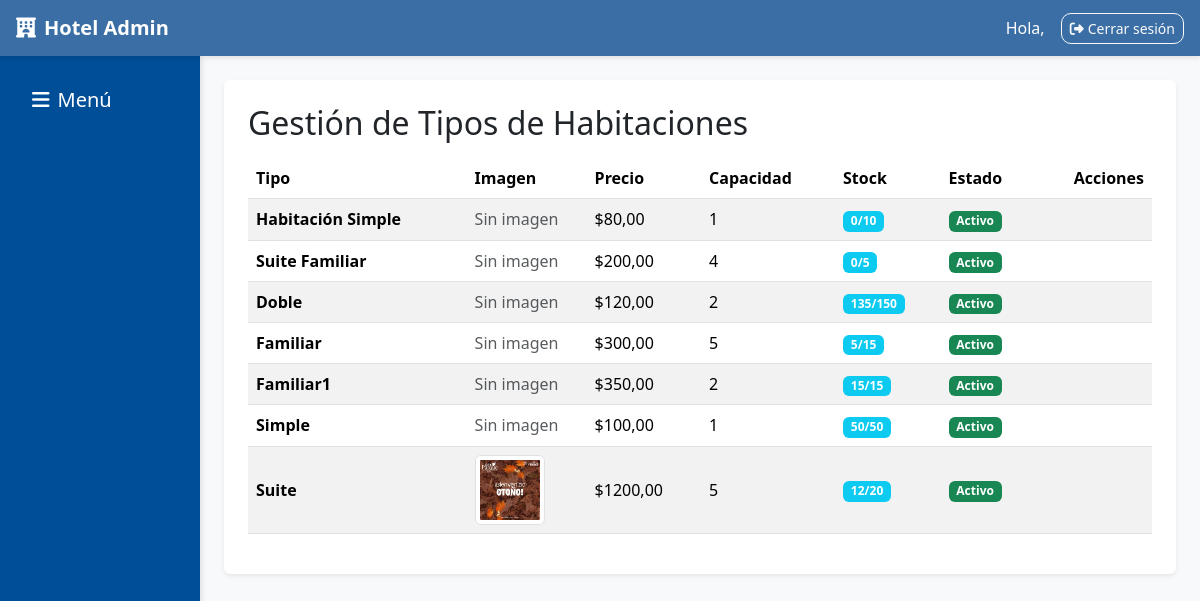
Page /habitaciones/admin/habitaciones/ on the earlier database version.
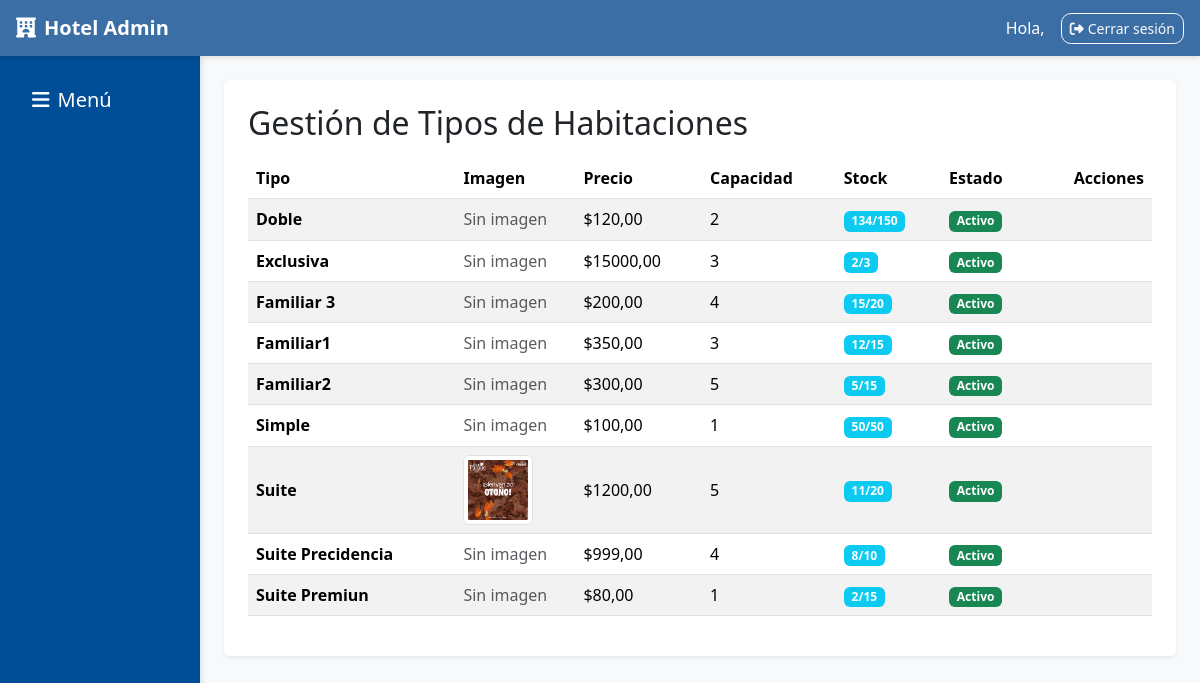
Same page on the later database version.
### habitaciones/models.py (models this page shows, shortened)
class TipoHabitacion(models.Model):
    nombre = models.CharField(max_length=100, unique=True)
    precio = models.DecimalField(max_digits=10, decimal_places=2)
    capacidad = models.PositiveIntegerField(default=1)
    stock_total = models.PositiveIntegerField(default=0, help_text="Cantidad total de habitaciones de este tipo")
    stock_disponible = models.PositiveIntegerField(default=0, help_text="Cantidad disponible para reservar")
    descripcion = models.TextField(blank=True, null=True)
    imagen = models.ImageField(upload_to='tipos_habitaciones/', blank=True, null=True)
    activo = models.BooleanField(default=True)
    class Meta:
        verbose_name = "Tipo de Habitación"
        verbose_name_plural = "Tipos de Habitaciones"

### habitaciones/views.py (the view)
# urls.py: path('admin/habitaciones/', views.admin_habitaciones_list, name='habitaciones_list'),
def admin_habitaciones_list(request):
    tipos = TipoHabitacion.objects.all().order_by('nombre')
    return render(request, 'administracion/habitaciones_list.html', {'tipos': tipos})

### administracion/permissions.py (called while the page is built, shortened)
def permisos_context(request):
    return {}

### administracion/templates/administracion/habitaciones_list.html (shortened to what this page needs)
{% extends "administracion/base_admin.html" %}
{% block content %}
<div class="d-flex justify-content-between align-items-center mb-3">
  <h2 class="mb-0">Gestión de Tipos de Habitaciones</h2>
  </div>
<div class="table-responsive">
  <table class="table table-striped align-middle">
    <thead>
      <tr>
        <th>Tipo</th>
        <th>Imagen</th>
        <th>Precio</th>
        <th>Capacidad</th>
        <th>Stock</th>
        <th>Estado</th>
        <th class="text-end">Acciones</th>
      </tr>
    </thead>
    <tbody>
      {% for t in tipos %}
      <tr>
        <td><strong>{{ t.nombre|title }}</strong></td>
        <td style="width:120px">
          {% if t.imagen %}
            <img src="{{ t.imagen.url }}" alt="{{ t.nombre }}" class="img-thumbnail" style="max-height:70px; object-fit:cover;">
          {% else %}
            <span class="text-muted">Sin imagen</span>
          {% endif %}
        </td>
        <td>${{ t.precio }}</td>
        <td>{{ t.capacidad }}</td>
        <td>
          <span class="badge bg-info">{{ t.stock_disponible }}/{{ t.stock_total }}</span>
        </td>
        <td>
          {% if t.activo %}
            <span class="badge bg-success">Activo</span>
          {% else %}
            <span class="badge bg-secondary">Inactivo</span>
          {% endif %}
        </td>
        <td class="text-end">
        </td>
      </tr>
      {% empty %}
      <tr><td colspan="7" class="text-center text-muted">No hay tipos de habitación.</td></tr>
      {% endfor %}
    </tbody>
  </table>
</div>
{% endblock %}

### administracion/templates/administracion/base_admin.html (shortened to what this page needs)
{% load static %}
<!DOCTYPE html>
<html lang="es">
<head>
  <link href="https://cdn.jsdelivr.net/npm/bootstrap@5.3.3/dist/css/bootstrap.min.css" rel="stylesheet">
  <link rel="stylesheet" href="https://cdnjs.cloudflare.com/ajax/libs/font-awesome/6.4.0/css/all.min.css">
  <link rel="stylesheet" href="{% static 'css/admin.css' %}">
  <link rel="stylesheet" href="{% static 'css/admin-forms.css' %}">
</head>
<body>
  <nav class="navbar navbar-expand-lg navbar-dark px-3">
    <a class="navbar-brand fw-bold" href="{% url 'administracion:dashboard' %}">
      <i class="fas fa-hotel me-2"></i>Hotel Admin
    </a>
    <div class="ms-auto d-flex align-items-center">
      <span class="text-white me-3">Hola, <b>{{ user.username|title }}</b></span>
      <a href="{% url 'administracion:admin_logout' %}" class="btn btn-outline-light btn-sm">
        <i class="fas fa-sign-out-alt me-1"></i>Cerrar sesión
      </a>
    </div>
  </nav>
  <div class="container-fluid">
    <div class="row">
      <aside class="col-12 col-md-3 col-lg-2 sidebar">
        <h5 class="text-white mb-3 mt-3 ps-3">
          <i class="fas fa-bars me-2"></i>Menú
        </h5>
      </aside>
      <main class="col-12 col-md-9 col-lg-10 p-4">
        <div class="content-wrapper bg-white p-4 rounded shadow-sm mb-4">
          {% block content %}{% endblock %}
        </div>
      </main>
    </div>
  </div>
</body>
</html>

### administracion/static/css/admin.css (style rules this page uses)
body { font-family: 'Segoe UI', system-ui, -apple-system, Roboto, Arial, sans-serif; }
.sidebar { background-color: #003d33; min-height: calc(100vh - 56px); padding: 16px; }
.table td, .table th { vertical-align: middle; }
.btn { border-radius: 10px; }

### administracion/templates/administracion/base_admin.html (style rules this page uses)
:root { --primary-color: #3a6ea5; --secondary-color: #004e98; --accent-color: #ff9505; --light-bg: #f8f9fa; --dark-bg: #343a40; }
body { background-color: var(--light-bg); font-family: 'Segoe UI', Tahoma, Geneva, Verdana, sans-serif; }
.sidebar { background-color: var(--secondary-color); min-height: calc(100vh - 56px); box-shadow: 2px 0 5px rgba(0,0,0,0.1); padding-top: 1rem; }
.navbar { background-color: var(--primary-color) !important; box-shadow: 0 2px 5px rgba(0,0,0,0.1); }

Differences in the rows shown:
changed TipoHabitacion "Doble": stock_disponible "135" → "134"; moves up the list
added TipoHabitacion: nombre "Exclusiva", imagen "Sin imagen", precio "15000,00", capacidad "3", stock_disponible "2", stock_total "3", activo "Activo"
changed TipoHabitacion: nombre "Suite Familiar" → "Familiar 3"; stock_disponible "0" → "15"; stock_total "5" → "20"
changed TipoHabitacion "Familiar1": capacidad "2" → "3"; stock_disponible "15" → "12"; moves up the list
changed TipoHabitacion: nombre "Familiar" → "Familiar2"
changed TipoHabitacion "Suite": stock_disponible "12" → "11"
added TipoHabitacion: nombre "Suite Precidencia", imagen "Sin imagen", precio "999,00", capacidad "4", stock_disponible "8", stock_total "10", activo "Activo"
changed TipoHabitacion: nombre "Habitación Simple" → "Suite Premiun"; stock_disponible "0" → "2"; stock_total "10" → "15"; moves down the list
